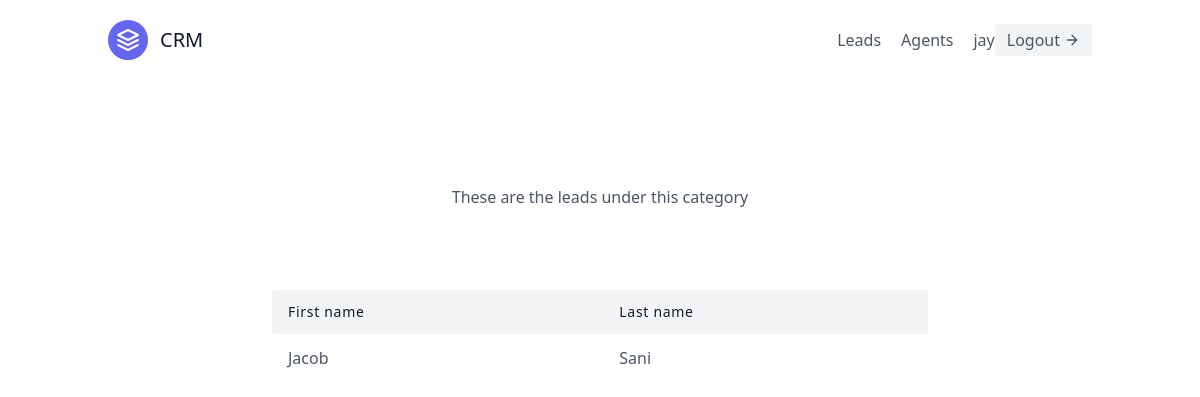
Page /leads/categories/1/ (signed in) on the committed database.
### leads/models.py (models this page shows, shortened)
class User(AbstractUser):
    is_organisor = models.BooleanField(default=True)
    is_agent = models.BooleanField(default=False)

class Lead(models.Model):
    first_name = models.CharField(max_length=40)
    last_name = models.CharField(max_length=30)
    age = models.IntegerField(default=0)
    organisation = models.ForeignKey(UserProfile, on_delete=models.CASCADE)
    agent = models.ForeignKey("Agent",null=True, blank=True, on_delete=models.SET_NULL)
    category = models.ForeignKey("Category",related_name='leads', null=True, blank=True, on_delete=models.SET_NULL)
    description = models.TextField()
    date_added = models.DateTimeField(auto_now_add=True)
    phone_number = models.CharField(max_length=20)
    email = models.EmailField()

### leads/views.py (the view)
# urls.py: path('categories/<int:pk>/', CategoryDetailView.as_view(), name='category-detail'),
class CategoryDetailView(LoginRequiredMixin, generic.DeleteView):
    template_name = "leads/category_detail.html"
    context_object_name = "context"
    def get_context_data(self, **kwargs):
        context = super(CategoryDetailView, self).get_context_data(**kwargs)
        Lead.objects.filter(category = self.get_object())
        leads = self.get_object().leads.all()
        context.update({
            "leads":leads
        })
        return context
    def get_queryset(self):
        user = self.request.user
        if user.is_organisor:
            queryset = Category.objects.filter(organisation=user.userprofile)
        else:
            queryset = Category.objects.filter(organisation=user.agent.organisation)
        return queryset

### leads/templates/leads/category_detail.html (shortened to what this page needs)
{% extends "base.html" %}
  {% block content %}
  <section class="text-gray-600 body-font">
    <div class="container px-5 py-24 mx-auto">
      <div class="flex flex-col text-center w-full mb-20">
        <p class="lg:w-2/3 mx-auto leading-relaxed text-base">These are the leads under this category</p>
      </div>
      <div class="lg:w-2/3 w-full mx-auto overflow-auto">
        <table class="table-auto w-full text-left whitespace-no-wrap">
          <thead>
            <tr>
              <th class="px-4 py-3 title-font tracking-wider font-medium text-gray-900 text-sm bg-gray-100 rounded-tl rounded-bl">First name</th>
              <th class="px-4 py-3 title-font tracking-wider font-medium text-gray-900 text-sm bg-gray-100">Last name</th>
            </tr>
          </thead>
          <tbody>
              {% for lead in leads %}
                <tr>
                    <td class="px-4 py-3"><a class="hover:text-blue-500" href="{% url 'leads:lead-detail' lead.pk %}">{{lead.first_name}}</a></td>
                    <td class="px-4 py-3">{{lead.last_name}}</td>
                </tr>
              {% endfor %}
          </tbody>
        </table>
      </div>
    </div>
  </section>
  {% endblock content %}

### templates/navbar.html (shortened to what this page needs)
<header class="text-gray-600 body-font">
    <div class="container mx-auto flex flex-wrap p-5 flex-col md:flex-row items-center">
      <a class="flex title-font font-medium items-center text-gray-900 mb-4 md:mb-0">
        <svg xmlns="http://www.w3.org/2000/svg" fill="none" stroke="currentColor" stroke-linecap="round" stroke-linejoin="round" stroke-width="2" class="w-10 h-10 text-white p-2 bg-indigo-500 rounded-full" viewBox="0 0 24 24">
          <path d="M12 2L2 7l10 5 10-5-10-5zM2 17l10 5 10-5M2 12l10 5 10-5"></path>
        </svg>
        <span class="ml-3 text-xl">CRM</span>
      </a>
      <nav class="md:ml-auto flex flex-wrap items-center text-base justify-center">
        {% if not request.user.is_authenticated %}
        <a href="{% url 'signup' %}" class="mr-5 hover:text-gray-900">Signup</a>
        {% else %}
        <a href="{% url 'leads:lead-list' %}" class="mr-5 hover:text-gray-900">Leads</a>
          {% if request.user.is_organisor %}
            <a href="{% url 'agent:agent-list' %}" class="mr-5 hover:text-gray-900">Agents</a>
          {% endif %}
        {% endif %}
      </nav>
      {% if request.user.is_authenticated %}
        {{request.user.username}}
        <a href="{% url 'logout' %}" class="inline-flex items-center bg-gray-100 border-0 py-1 px-3 focus:outline-none hover:bg-gray-200 rounded text-base mt-4 md:mt-0">Logout
          <svg fill="none" stroke="currentColor" stroke-linecap="round" stroke-linejoin="round" stroke-width="2" class="w-4 h-4 ml-1" viewBox="0 0 24 24">
            <path d="M5 12h14M12 5l7 7-7 7"></path>
          </svg>
        </a>
      {% endif %}
    </div>
  </header>

### rows in the picture
User: user.username "jay"
Lead: first_name "Jacob", last_name "Sani"
